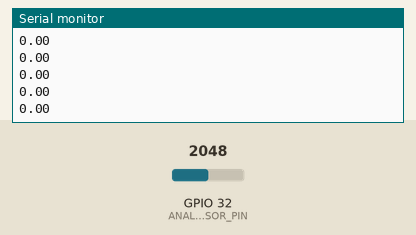
This sketch was run on a simulated ESP32. On the bench: the last lines printed to the serial monitor. The inputs (shaded band) are chosen by the test bench; at power-on: GPIO 32 (ANALOG_SENSOR_PIN) = 2048.

Above: at 1.7 s.
1.8 s: GPIO 32 (ANALOG_SENSOR_PIN) set to 2866
At 1.83 s:
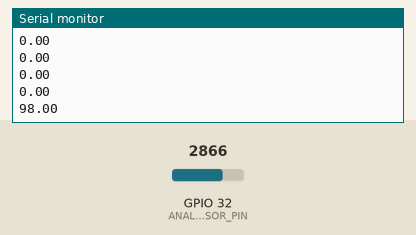
3.3 s: GPIO 32 (ANALOG_SENSOR_PIN) set to 3603
At 3.33 s:
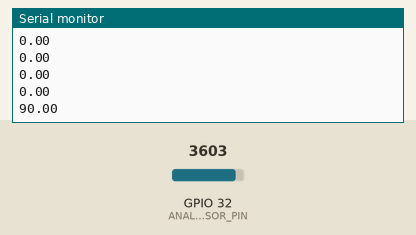
Timing chart, 0 to 6.3 s (numbered marks = the images above; inputs shaded):
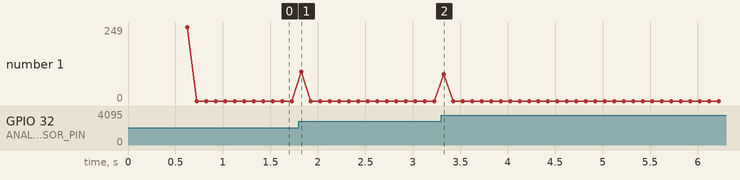

Measured:
- after the input at 1.8 s, the serial monitor: prints a new line at once (image 1)
- after the input at 3.3 s, the serial monitor: prints a new line at once (image 2)

The sketch:

Speedometer.ino
```cpp
#include "Speedometer.h"

#define ANALOG_SENSOR_PIN 32

Speedometer speedometer(ANALOG_SENSOR_PIN);

#define WINDOW_SIZE 1

float values[WINDOW_SIZE];
int position = 0;

float getAverage(){
  float sum = 0.0;
  for(int i = 0; i < WINDOW_SIZE; i++){
    sum+=values[i];
  }
  return sum/WINDOW_SIZE;
}

void setup() {
  Serial.begin(9600);
  delay(500);
  Serial.println("Starting setup");
  Serial.println("Setting up encoder");
  speedometer.setupEncoder();
  Serial.println("Activating HW Timer");
  setupTimerInterrupt();
  Serial.println("Ready to go");
}

void loop() {
    if(speedometer.updateAvailable()){
        values[position++]=speedometer.getSpeed();
        position %= WINDOW_SIZE;
        Serial.print(getAverage());
        Serial.println();
      }
}
```

Speedometer.h
```cpp
#ifndef SPEEDOMETER_H
#define SPEEDOMETER_H

#include <Wire.h>
#include <AS5600.h>
#include <Arduino.h>

#define SENSE_INTERVAL 1 //Check sensor every ms to securely detect rollovers

#define COUNTER_LIMIT 100

static volatile int counter = 0;
static volatile int angle_sum = 0;
const int circumference_mm = 50;
const double stepToMm = 0.138888; // circumference_cm/360
const int timeMultiplier = 10; //Calculate speed every 10 ms

static volatile int currentSpeed = 0.0;
static volatile int newAngle = 0;
static volatile bool newReading = false;
static volatile int oldAngle = 0;
static volatile int revolutionDelta = 0;
static int analogSensePin;

#define JIGGLE_OFFSET 1

//Flats are not allowed in isr https://www.reddit.com/r/esp32/comments/lj2nkx/just_discovered_that_you_cant_use_floats_in_isr/?rdt=40811
void IRAM_ATTR getReading() {
      newAngle = analogRead(analogSensePin);
      newAngle = map(newAngle, 0, 4095, 0, 360);
      int newSpeed_mm_s = 0;

      if(newAngle > (oldAngle+JIGGLE_OFFSET) || newAngle < (oldAngle-JIGGLE_OFFSET)){
        int angleDelta = 0;

        if((oldAngle < 150) && (newAngle > 210)){ //Rollunder
            angleDelta = (360 - newAngle) + oldAngle;
            revolutionDelta --;
        }
        else if((oldAngle > 210) && (newAngle < 150)){ //Rollover
            angleDelta = newAngle + (360 - oldAngle);
            revolutionDelta ++;
        }
        else{
            angleDelta = newAngle - oldAngle;
        }

        angle_sum+=angleDelta;
      }

      oldAngle = newAngle;
      counter++;

      if(counter == COUNTER_LIMIT){
        counter = 0;
        currentSpeed = angle_sum * timeMultiplier * stepToMm;
        newReading = true;
        angle_sum = 0;
      }
    }

hw_timer_t *Timer0_Cfg = NULL;

void setupTimerInterrupt(){
  Timer0_Cfg = timerBegin(1000000);
  timerAttachInterrupt(Timer0_Cfg, &getReading);
  timerAlarm(Timer0_Cfg, SENSE_INTERVAL * 1000, true, 0);
}

class Speedometer {
  private:
    AMS_5600 ams5600;
    unsigned long lastUpdate = 0;

    bool inverted = false;

  public:
    Speedometer(int analogPin) {
      analogSensePin = analogPin;
    }

    int getInterval() {
      return SENSE_INTERVAL;
    }

    void setupEncoder() {
      Wire.begin(); //SDA, SCL
      Serial.println(">>>>>>>>>>>>>>>>>>>>>>>>>>> ");
      if (ams5600.detectMagnet() == 0 ) {
        while (1) {
          if (ams5600.detectMagnet() == 1 ) {
            Serial.print("Current Magnitude: ");
            Serial.println(ams5600.getMagnitude());
            ams5600.setOutPut(1);
            break;
          }
          else {
            Serial.println("Can not detect magnet");
          }
          delay(1000);
        }
      }
      pinMode(analogSensePin, INPUT);
    }

    float convertRawAngleToDegrees(word newAngle)
    {
      /* Raw data reports 0 - 4095 segments, which is 0.087890625 of a degree */
      float retVal = newAngle * 0.087890625;
      return retVal;
    }

    bool updateAvailable(){
      if(newReading){
        newReading = false;
        return true;
      }
      return false;
    }

    int getSpeed() {
      return currentSpeed;
    }

    float getDistance() {
      return revolutionDelta * circumference_mm;
    }
};

#endif
```

error.c
```cpp
/* Random error after some time without drawing to display
21:55:30.129 -> Updating speed monitor
21:55:30.159 -> 0.00
21:55:30.159 -> 0.20
21:55:30.159 -> Updating speed monitor
21:55:30.191 -> 0.00
21:55:30.191 -> 0.20
21:55:30.191 -> Updating spGuru Meditation Error: Core  1 panic'ed (LoadProhibited). Exception was unhandled.
21:55:30.288 ->
21:55:30.319 -> Core  1 register dump:
21:55:30.319 -> PC      : 0x40084144  PS      : 0x00050331  A0      : 0x800856e8  A1      : 0x3ffbf9ac
21:55:30.416 -> A2      : 0x00000004  A3      : 0x00018004  A4      : 0x000637ff  A5      : 0x3ffbf98c
21:55:30.512 -> A6      : 0x00000000  A7      : 0x00000001  A8      : 0x00000000  A9      : 0x4008b032
21:55:30.609 -> A10     : 0x80000001  A11     : 0xb33fffff  A12     : 0x80083abc  A13     : 0x3ffbf96c
*/
```
